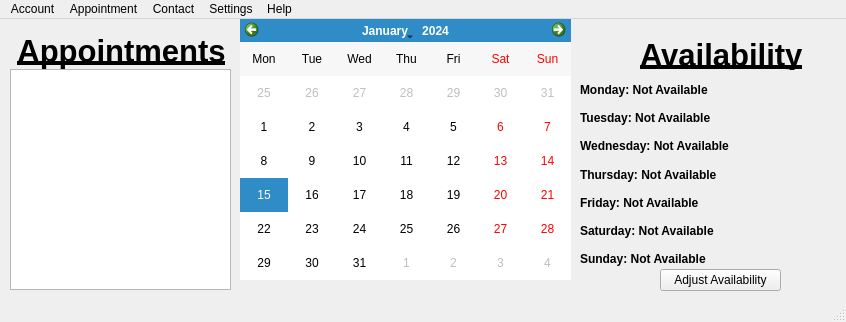
<?xml version="1.0" encoding="UTF-8"?>
<ui version="4.0">
 <class>MainWindow</class>
 <widget class="QMainWindow" name="MainWindow">
  <property name="enabled">
   <bool>true</bool>
  </property>
  <property name="geometry">
   <rect>
    <x>0</x>
    <y>0</y>
    <width>846</width>
    <height>322</height>
   </rect>
  </property>
  <property name="windowTitle">
   <string>MainWindow</string>
  </property>
  <widget class="QWidget" name="centralwidget">
   <widget class="QCalendarWidget" name="calendarWidget">
    <property name="geometry">
     <rect>
      <x>240</x>
      <y>0</y>
      <width>331</width>
      <height>261</height>
     </rect>
    </property>
    <property name="styleSheet">
     <string notr="true"/>
    </property>
    <property name="verticalHeaderFormat">
     <enum>QCalendarWidget::NoVerticalHeader</enum>
    </property>
    <property name="dateEditEnabled">
     <bool>false</bool>
    </property>
   </widget>
   <widget class="QLabel" name="label">
    <property name="geometry">
     <rect>
      <x>1</x>
      <y>11</y>
      <width>241</width>
      <height>41</height>
     </rect>
    </property>
    <property name="font">
     <font>
      <pointsize>23</pointsize>
      <weight>75</weight>
      <bold>true</bold>
      <underline>true</underline>
      <kerning>true</kerning>
     </font>
    </property>
    <property name="frameShape">
     <enum>QFrame::NoFrame</enum>
    </property>
    <property name="frameShadow">
     <enum>QFrame::Plain</enum>
    </property>
    <property name="text">
     <string>Appointments</string>
    </property>
    <property name="alignment">
     <set>Qt::AlignCenter</set>
    </property>
   </widget>
   <widget class="QTableView" name="AppointmentView">
    <property name="geometry">
     <rect>
      <x>10</x>
      <y>50</y>
      <width>221</width>
      <height>221</height>
     </rect>
    </property>
    <property name="editTriggers">
     <set>QAbstractItemView::AnyKeyPressed|QAbstractItemView::EditKeyPressed|QAbstractItemView::SelectedClicked</set>
    </property>
    <property name="alternatingRowColors">
     <bool>true</bool>
    </property>
    <property name="sortingEnabled">
     <bool>true</bool>
    </property>
   </widget>
   <widget class="QPushButton" name="AvailabilityButton">
    <property name="geometry">
     <rect>
      <x>660</x>
      <y>250</y>
      <width>121</width>
      <height>22</height>
     </rect>
    </property>
    <property name="text">
     <string>Adjust Availability</string>
    </property>
   </widget>
   <widget class="QLabel" name="label_2">
    <property name="geometry">
     <rect>
      <x>640</x>
      <y>20</y>
      <width>171</width>
      <height>31</height>
     </rect>
    </property>
    <property name="font">
     <font>
      <pointsize>23</pointsize>
      <weight>75</weight>
      <bold>true</bold>
      <underline>true</underline>
     </font>
    </property>
    <property name="text">
     <string>Availability</string>
    </property>
    <property name="scaledContents">
     <bool>false</bool>
    </property>
    <property name="wordWrap">
     <bool>false</bool>
    </property>
   </widget>
   <widget class="QWidget" name="gridLayoutWidget">
    <property name="geometry">
     <rect>
      <x>580</x>
      <y>60</y>
      <width>261</width>
      <height>191</height>
     </rect>
    </property>
    <layout class="QGridLayout" name="gridLayout">
     <item row="3" column="0">
      <widget class="QLabel" name="ThursdayLabel">
       <property name="font">
        <font>
         <weight>75</weight>
         <bold>true</bold>
        </font>
       </property>
       <property name="text">
        <string>Thursday: Not Available</string>
       </property>
      </widget>
     </item>
     <item row="5" column="0">
      <widget class="QLabel" name="SaturdayLabel">
       <property name="font">
        <font>
         <weight>75</weight>
         <bold>true</bold>
        </font>
       </property>
       <property name="text">
        <string>Saturday: Not Available</string>
       </property>
      </widget>
     </item>
     <item row="2" column="0">
      <widget class="QLabel" name="WednesdayLabel">
       <property name="font">
        <font>
         <weight>75</weight>
         <bold>true</bold>
        </font>
       </property>
       <property name="text">
        <string>Wednesday: Not Available</string>
       </property>
      </widget>
     </item>
     <item row="6" column="0">
      <widget class="QLabel" name="SundayLabel">
       <property name="font">
        <font>
         <weight>75</weight>
         <bold>true</bold>
        </font>
       </property>
       <property name="text">
        <string>Sunday: Not Available</string>
       </property>
      </widget>
     </item>
     <item row="4" column="0">
      <widget class="QLabel" name="FridayLabel">
       <property name="font">
        <font>
         <weight>75</weight>
         <bold>true</bold>
        </font>
       </property>
       <property name="text">
        <string>Friday: Not Available</string>
       </property>
      </widget>
     </item>
     <item row="0" column="0">
      <widget class="QLabel" name="MondayLabel">
       <property name="font">
        <font>
         <weight>75</weight>
         <bold>true</bold>
        </font>
       </property>
       <property name="text">
        <string>Monday: Not Available</string>
       </property>
      </widget>
     </item>
     <item row="1" column="0">
      <widget class="QLabel" name="TuesdayLabel">
       <property name="font">
        <font>
         <weight>75</weight>
         <bold>true</bold>
        </font>
       </property>
       <property name="text">
        <string>Tuesday: Not Available</string>
       </property>
      </widget>
     </item>
    </layout>
   </widget>
  </widget>
  <widget class="QMenuBar" name="menubar">
   <property name="geometry">
    <rect>
     <x>0</x>
     <y>0</y>
     <width>846</width>
     <height>19</height>
    </rect>
   </property>
   <widget class="QMenu" name="menuAccount">
    <property name="title">
     <string>Account</string>
    </property>
    <addaction name="actionCreate_Account"/>
    <addaction name="actionChange_Password"/>
    <addaction name="actionDelete_Account"/>
    <addaction name="actionLog_Out"/>
   </widget>
   <widget class="QMenu" name="menuAppointment">
    <property name="title">
     <string>Appointment</string>
    </property>
    <addaction name="actionCreate_Appointment"/>
    <addaction name="actionChange_Appointment"/>
    <addaction name="actionCancel_Appointment"/>
    <addaction name="actionSend_Reminders"/>
    <addaction name="actionList_Appointment_in_Range"/>
   </widget>
   <widget class="QMenu" name="menuContact">
    <property name="title">
     <string>Contact</string>
    </property>
    <addaction name="separator"/>
    <addaction name="actionView_Contact_List"/>
   </widget>
   <widget class="QMenu" name="menuSettings">
    <property name="title">
     <string>Settings</string>
    </property>
    <widget class="QMenu" name="menuCalendar_Settings">
     <property name="title">
      <string>Calendar Settings</string>
     </property>
     <widget class="QMenu" name="menuCalendar_Color">
      <property name="title">
       <string>Calendar Color</string>
      </property>
      <addaction name="actionBlue"/>
      <addaction name="actionRed"/>
      <addaction name="actionPurple"/>
      <addaction name="actionDefault"/>
     </widget>
     <widget class="QMenu" name="menuFirst_Day_of_the_Week">
      <property name="title">
       <string>First Day of the Week</string>
      </property>
      <addaction name="actionSunday"/>
      <addaction name="actionMonday"/>
      <addaction name="actionTuesday"/>
      <addaction name="actionWednesday"/>
      <addaction name="actionThursday"/>
      <addaction name="actionFriday"/>
      <addaction name="actionSaturday"/>
     </widget>
     <addaction name="menuCalendar_Color"/>
     <addaction name="actionGridlines"/>
     <addaction name="menuFirst_Day_of_the_Week"/>
    </widget>
    <addaction name="menuCalendar_Settings"/>
   </widget>
   <widget class="QMenu" name="menuHelp">
    <property name="title">
     <string>Help</string>
    </property>
    <addaction name="actionContact_Admin"/>
    <addaction name="actionAbout_AppointmentCheck"/>
   </widget>
   <addaction name="menuAccount"/>
   <addaction name="menuAppointment"/>
   <addaction name="menuContact"/>
   <addaction name="menuSettings"/>
   <addaction name="menuHelp"/>
  </widget>
  <widget class="QStatusBar" name="statusbar"/>
  <action name="actionCreate_Account">
   <property name="text">
    <string>Create Account</string>
   </property>
  </action>
  <action name="actionDelete_Account">
   <property name="text">
    <string>Delete Account</string>
   </property>
  </action>
  <action name="actionLog_Out">
   <property name="text">
    <string>Log Out</string>
   </property>
  </action>
  <action name="actionCreate_Appointment">
   <property name="text">
    <string>Create Appointment</string>
   </property>
  </action>
  <action name="actionChange_Appointment">
   <property name="text">
    <string>Change Appointment</string>
   </property>
  </action>
  <action name="actionCancel_Appointment">
   <property name="text">
    <string>Cancel Appointment</string>
   </property>
  </action>
  <action name="actionAdd_New_Contact">
   <property name="text">
    <string>Add New Contact</string>
   </property>
  </action>
  <action name="actionChange_Contact_Info">
   <property name="text">
    <string>Change Contact Info</string>
   </property>
  </action>
  <action name="actionGridlines">
   <property name="checkable">
    <bool>true</bool>
   </property>
   <property name="text">
    <string>Gridlines</string>
   </property>
  </action>
  <action name="actionBlue">
   <property name="text">
    <string>Blue</string>
   </property>
  </action>
  <action name="actionRed">
   <property name="text">
    <string>Red</string>
   </property>
  </action>
  <action name="actionPurple">
   <property name="text">
    <string>Purple</string>
   </property>
  </action>
  <action name="actionDefault">
   <property name="text">
    <string>Default</string>
   </property>
  </action>
  <action name="actionSunday">
   <property name="text">
    <string>Sunday</string>
   </property>
  </action>
  <action name="actionMonday">
   <property name="text">
    <string>Monday</string>
   </property>
  </action>
  <action name="actionTuesday">
   <property name="text">
    <string>Tuesday</string>
   </property>
  </action>
  <action name="actionWednesday">
   <property name="text">
    <string>Wednesday</string>
   </property>
  </action>
  <action name="actionThursday">
   <property name="text">
    <string>Thursday</string>
   </property>
  </action>
  <action name="actionFriday">
   <property name="text">
    <string>Friday</string>
   </property>
  </action>
  <action name="actionSaturday">
   <property name="text">
    <string>Saturday</string>
   </property>
  </action>
  <action name="actionView_Contact_List">
   <property name="text">
    <string>Contact List</string>
   </property>
  </action>
  <action name="actionSend_Reminders">
   <property name="text">
    <string>Send Reminder</string>
   </property>
  </action>
  <action name="actionChange_Password">
   <property name="text">
    <string>Change Password</string>
   </property>
  </action>
  <action name="actionContact_Admin">
   <property name="text">
    <string>Contact Admin</string>
   </property>
  </action>
  <action name="actionAbout_AppointmentCheck">
   <property name="text">
    <string>About AppointmentCheck...</string>
   </property>
  </action>
  <action name="actionList_Appointment_in_Range">
   <property name="text">
    <string>List Appointment in Range</string>
   </property>
  </action>
 </widget>
 <resources/>
 <connections/>
</ui>
